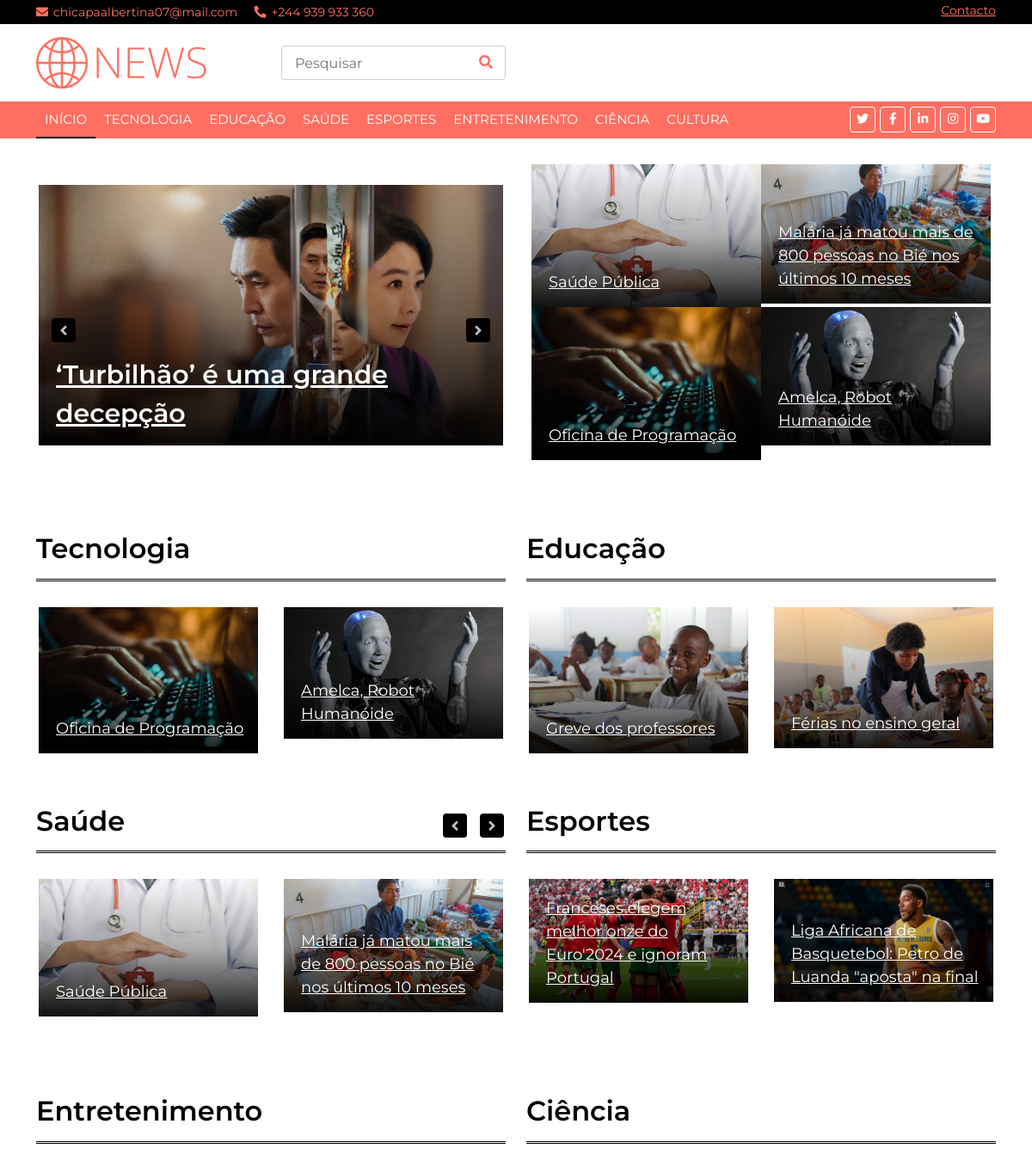
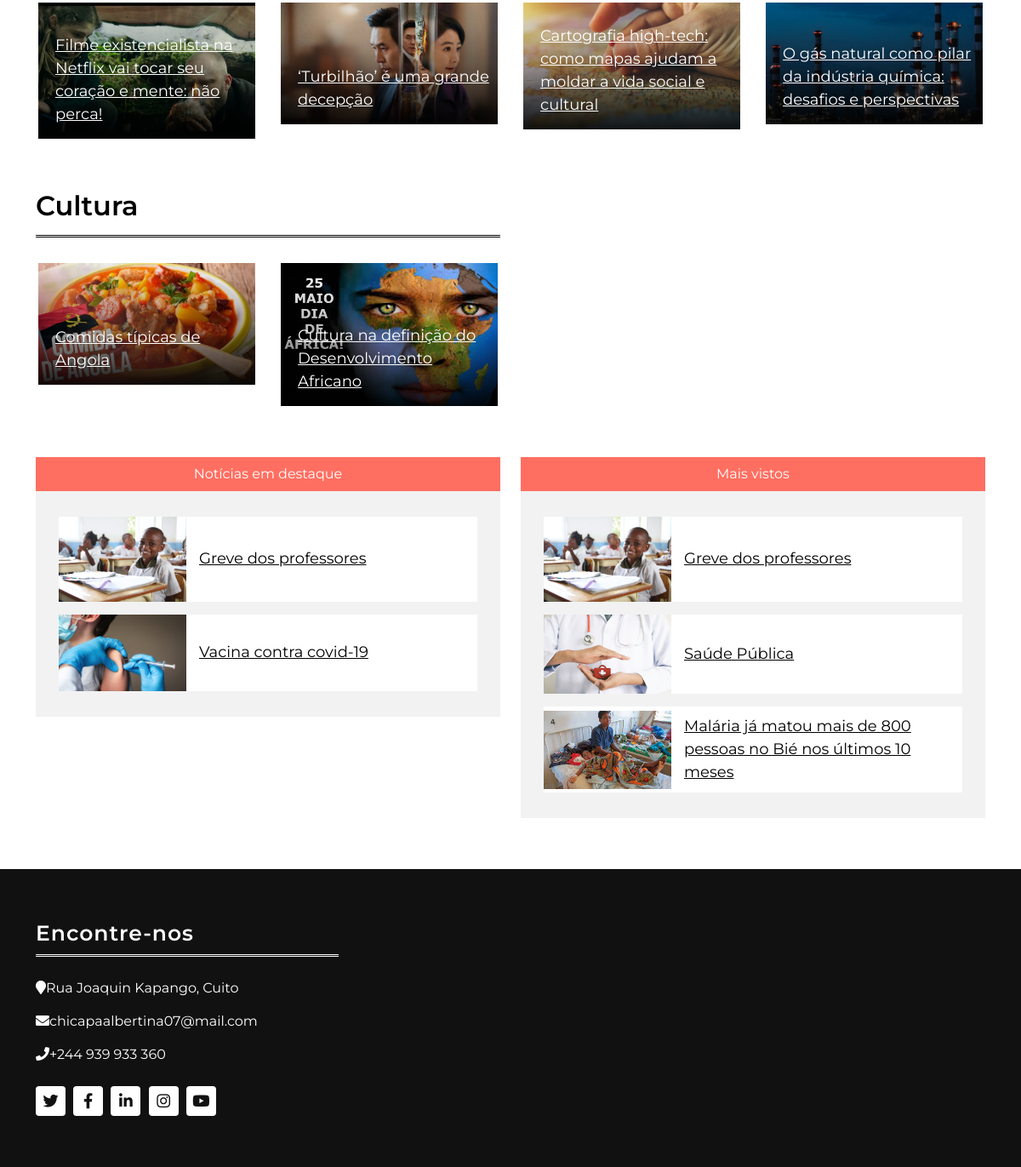
The page / on the database its author committed (2 pictures, top to bottom).
### portal/models.py (models this page shows, shortened)
class Categoria(models.Model):
    nome = models.CharField(max_length=100)

class Artigo(models.Model):
    titulo = models.CharField(max_length=200)
    nome_autor = models.CharField(max_length=50)
    conteudo = models.TextField()
    data = models.DateTimeField(auto_now_add=True)
    categoria = models.ForeignKey(Categoria, on_delete=models.CASCADE)
    imagem = models.ImageField(upload_to='artigos/%Y/%m/%d/', blank=True, null=True)
    destaque = models.BooleanField(default=False)
    visualizacoes = models.IntegerField(default=0)

### portal/views.py (the view)
# urls.py: path('', views.index, name="index-page"),
def index(request):
    categorias = Categoria.objects.all()
    artigos_por_categoria = {}
    artigos_principais = Artigo.objects.order_by('-data')[:4]
    artigos_secundarios = Artigo.objects.all()[:4]
    artigos_destacados = Artigo.objects.filter(destaque=True)[:3]  # Exemplo: artigos em destaque
    artigos_mais_vistos = Artigo.objects.order_by('-visualizacoes')[:3]  # Exemplo: artigos mais vistos
    for categoria in categorias:
        artigos_por_categoria[categoria.nome] = Artigo.objects.filter(categoria=categoria)
    context = {
        'categorias': categorias,
        'artigos_por_categoria': artigos_por_categoria,
        'artigos_principais': artigos_principais,
        'artigos_secundarios': artigos_secundarios,
        'artigos_destacados': artigos_destacados,
        'artigos_mais_vistos': artigos_mais_vistos,
    }
    return render(request, 'portal/index.html', context)

### portal/templates/portal/index.html (shortened to what this page needs)
{% load static %}
<!DOCTYPE html>
<html lang="en">
<head>
    <link href="https://stackpath.bootstrapcdn.com/bootstrap/4.4.1/css/bootstrap.min.css" rel="stylesheet">
    <link href="{% static 'lib/bootstrap.min.css' %}" rel="stylesheet">
    <link href="https://cdnjs.cloudflare.com/ajax/libs/font-awesome/5.10.0/css/all.min.css" rel="stylesheet">
    <link href="{% static 'lib/all.min.css' %}" rel="stylesheet">
    <link href="{% static 'potal/t/assets/vendor/bootstrap-icons/bootstrap-icons.css' %}" rel="stylesheet">
    <link href="{% static 'lib/slick/slick.css' %}" rel="stylesheet">
    <link href="{% static 'lib/slick/slick-theme.css' %}" rel="stylesheet">
    <link href="{% static 'css/style.css' %}" rel="stylesheet">
</head>
<body>
    <div class="top-bar">
        <div class="container">
            <div class="row">
                <div class="col-md-6">
                    <div class="tb-contact">
                        <p><i class="fas fa-envelope"></i>chicapaalbertina07@mail.com</p>
                        <p><i class="fas fa-phone-alt"></i>+244 939 933 360</p>
                    </div>
                </div>
                <div class="col-md-6">
                    <div class="tb-menu">
                        <a href="#contact-info">Contacto</a>
                    </div>
                </div>
            </div>
        </div>
    </div>
    <div class="brand">
        <div class="container">
            <div class="row align-items-center">
                <div class="col-lg-3 col-md-4">
                    <div class="b-logo">
                        <a href="{% url 'index-page' %}">
                            <img src="{% static 'img/logo.png' %}" alt="Logo">
                        </a>
                    </div>
                </div>
                <div class="col-lg-3 col-md-4">
                    <div class="b-search">
                        <form action="{% url 'search' %}" method="get">
                            <input type="text" name="query" placeholder="Pesquisar">
                            <button type="submit"><i class="fa fa-search"></i></button>
                        </form>
                    </div>
                </div>
            </div>
        </div>
    </div>
    <div class="nav-bar">
        <div class="container">
            <nav class="navbar navbar-expand-md bg-dark navbar-dark">
                <div class="collapse navbar-collapse justify-content-between" id="navbarCollapse">
                    <div class="navbar-nav mr-auto">
                        <a href="{% url 'index-page' %}" class="nav-item nav-link active">Início</a>
                        {% for categoria in categorias %}
                        <a href="#" class="nav-item nav-link">{{ categoria.nome }}</a>
                        {% endfor %}
                    </div>
                    <div class="social ml-auto">
                        <a href="#"><i class="fab fa-twitter"></i></a>
                        <a href="#"><i class="fab fa-facebook-f"></i></a>
                        <a href="#"><i class="fab fa-linkedin-in"></i></a>
                        <a href="#"><i class="fab fa-instagram"></i></a>
                        <a href="#"><i class="fab fa-youtube"></i></a>
                    </div>
                </div>
            </nav>
        </div>
    </div>
    <div class="top-news">
        <div class="container">
            <div class="row">
                <div class="col-md-6 tn-left">
                    <br>
                    <div class="row tn-slider">
                        {% for artigo in artigos_principais %}
                            <div class="col-md-6">
                                <div class="tn-img">
                                    <img src="{% if artigo.imagem %}{{ artigo.imagem.url }}{% else %}{% static 'img/news-450x350-1.jpg' %}{% endif %}" />
                                    <div class="tn-title">
                                        <a href="{% url 'artigo_detalhe' artigo.id %}">{{ artigo.titulo }}</a>
                                    </div>
                                </div>
                            </div>
                        {% endfor %}
                    </div>
                </div>
                <div class="col-md-6 tn-right">
                    <div class="row">
                        {% for artigo in artigos_secundarios %}
                            <div class="col-md-6">
                                <div class="tn-img">
                                    <img src="{% if artigo.imagem %}{{ artigo.imagem.url }}{% else %}{% static 'img/news-350x223-1.jpg' %}{% endif %}" />
                                    <div class="tn-title">
                                        <a href="{% url 'artigo_detalhe' artigo.id %}">{{ artigo.titulo }}</a>
                                    </div>
                                </div>
                            </div>
                        {% endfor %}
                    </div>
                </div>
            </div>
        </div>
    </div>
    <br>
    <div class="cat-news">
        <div class="container">
            <div class="row">
                {% for categoria, artigos in artigos_por_categoria.items %}
                    <div class="col-md-6">
                        <h2>{{ categoria }}</h2>
                        <div class="row cn-slider">
                            {% for artigo in artigos %}
                                <div class="col-md-6">
                                    <div class="cn-img">
                                        <img src="{% if artigo.imagem %}{{ artigo.imagem.url }}{% else %}{% static 'img/news-350x223-1.jpg' %}{% endif %}" />
                                        <div class="cn-title">
                                            <a href="{% url 'artigo_detalhe' artigo.id %}">{{ artigo.titulo }}</a>
                                        </div>
                                    </div>
                                </div>
                            {% endfor %}
                        </div>
                    </div>
                {% endfor %}
            </div>
        </div>
    </div>
    <div class="tab-news">
        <div class="container">
            <div class="row">
                <div class="col-md-6">
                    <ul class="nav nav-pills nav-justified">
                        <li class="nav-item">
                            <a class="nav-link active" data-toggle="pill" href="#featured">Notícias em destaque</a>
                        </li>
                    </ul>
                    <div class="tab-content">
                        <div id="featured" class="container tab-pane active">
                            {% for artigo in artigos_destacados %}
                            <div class="tn-news">
                                <div class="tn-img">
                                    <img src="{% if artigo.imagem %}{{ artigo.imagem.url }}{% else %}{% static 'img/news-350x223-1.jpg' %}{% endif %}" />
                                </div>
                                <div class="tn-title">
                                    <a href="{% url 'artigo_detalhe' artigo.id %}">{{ artigo.titulo }}</a>
                                </div>
                            </div>
                            {% endfor %}
                        </div>
                    </div>
                </div>
                <div class="col-md-6">
                    <ul class="nav nav-pills nav-justified">
                        <li class="nav-item">
                            <a class="nav-link active" data-toggle="pill" href="#m-viewed">Mais vistos</a>
                        </li>
                    </ul>
                    <div class="tab-content">
                        <div id="m-viewed" class="container tab-pane active">
                            {% for artigo in artigos_mais_vistos %}
                            <div class="tn-news">
                                <div class="tn-img">
                                    <img src="{% if artigo.imagem %}{{ artigo.imagem.url }}{% else %}{% static 'img/news-350x223-5.jpg' %}{% endif %}" />
                                </div>
                                <div class="tn-title">
                                    <a href="{% url 'artigo_detalhe' artigo.id %}">{{ artigo.titulo }}</a>
                                </div>
                            </div>
                            {% endfor %}
                        </div>
                    </div>
                </div>
            </div>
        </div>
    </div>
    <div class="footer">
        <div class="container">
            <div class="row">
                <div class="col-lg-4 col-md-6">
                    <div class="footer-widget">
                        <h3 class="title">Encontre-nos</h3>
                        <div id="contact-info">
                            <p><i class="fa fa-map-marker"></i>Rua Joaquin Kapango, Cuito</p>
                            <p><i class="fa fa-envelope"></i>chicapaalbertina07@mail.com</p>
                            <p><i class="fa fa-phone"></i>+244 939 933 360</p>
                            <div class="social">
                                <a href="#"><i class="fab fa-twitter"></i></a>
                                <a href="#"><i class="fab fa-facebook-f"></i></a>
                                <a href="#"><i class="fab fa-linkedin-in"></i></a>
                                <a href="#"><i class="fab fa-instagram"></i></a>
                                <a href="#"><i class="fab fa-youtube"></i></a>
                            </div>
                        </div>
                    </div>
                </div>
            </div>
        </div>
    </div>
</body>
</html>

### rows shown on the page
Categoria: nome "TECNOLOGIA", artigos_por_categoria "Tecnologia"
Categoria: nome "EDUCAÇÃO", artigos_por_categoria "Educação"
Categoria: nome "SAÚDE", artigos_por_categoria "Saúde"
Categoria: nome "ESPORTES", artigos_por_categoria "Esportes"
Categoria: nome "ENTRETENIMENTO", artigos_por_categoria "Entretenimento"
Categoria: nome "CIÊNCIA", artigos_por_categoria "Ciência"
Categoria: nome "CULTURA", artigos_por_categoria "Cultura"
Artigo: imagem (picture), titulo "‘Turbilhão’ é uma grande decepção"
Artigo: imagem (picture), titulo "Saúde Pública"
Artigo: imagem (picture), titulo "Malária já matou mais de 800 pessoas no Bié nos últimos 10 meses"
Artigo: imagem (picture), titulo "Oficina de Programação"
Artigo: imagem (picture), titulo "Amelca, Robot Humanóide"
Artigo: imagem (picture), titulo "Greve dos professores"
Artigo: imagem (picture), titulo "Férias no ensino geral"
Artigo: imagem (picture), titulo "Franceses elegem melhor onze do Euro'2024 e ignoram Portugal"
Artigo: imagem (picture), titulo "Liga Africana de Basquetebol: Petro de Luanda \"aposta\" na final"
Artigo: imagem (picture), titulo "Filme existencialista na Netflix vai tocar seu coração e mente: não perca!"
Artigo: imagem (picture), titulo "Cartografia high-tech: como mapas ajudam a moldar a vida social e cultural"
Artigo: imagem (picture), titulo "O gás natural como pilar da indústria química: desafios e perspectivas"
Artigo: imagem (picture), titulo "Comidas típicas de Angola"
Artigo: imagem (picture), titulo "Cultura na definição do Desenvolvimento Africano"
Artigo: imagem (picture), titulo "Vacina contra covid-19"
